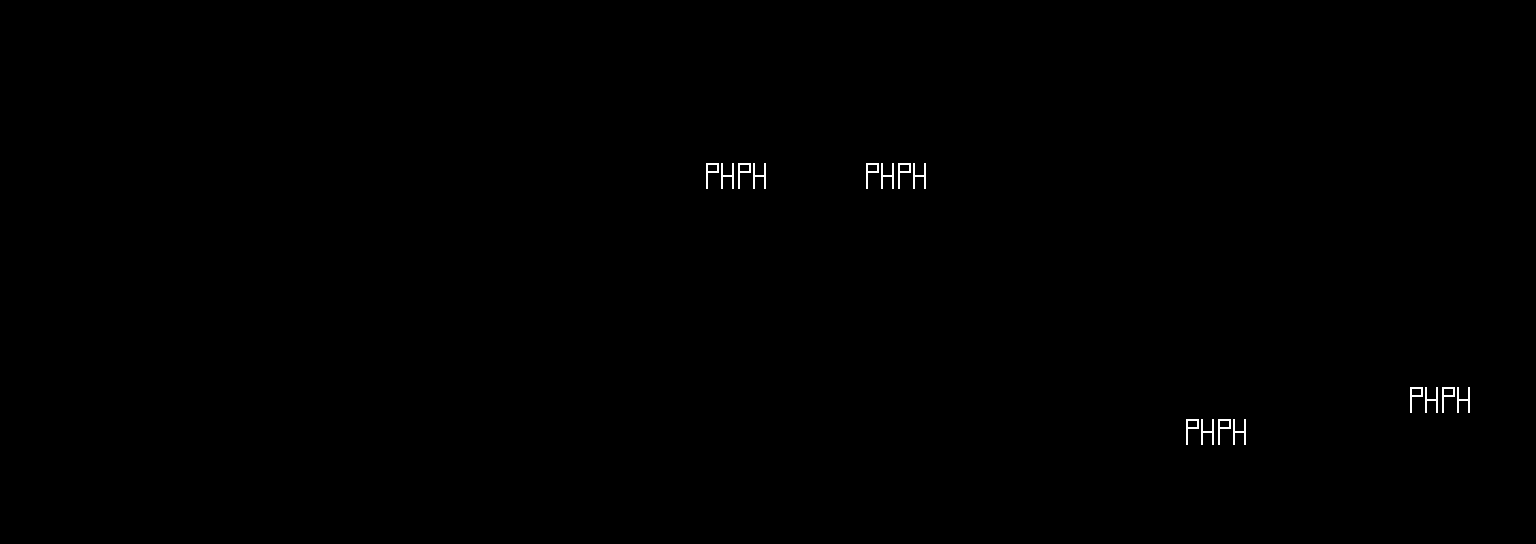

A 2D game scene composited from a Tiled map and its tileset images. What follows is a short description and the map's XML, with each tile layer's data collapsed to a summary:
An orthogonal 48x17 tile map with 32x32 px tiles, 1 tile layer (Tile Layer 1) and 31 objects.

<map version="1.2" tiledversion="1.3.2" orientation="orthogonal" renderorder="right-down" compressionlevel="0" width="48" height="17" tilewidth="32" tileheight="32" infinite="0" nextlayerid="7" nextobjectid="91">
 <tileset firstgid="1" name="visitorplaceholder" tilewidth="32" tileheight="32" tilecount="1" columns="1">
  <image source="visitorplaceholder.png" width="32" height="32" />
 </tileset>
 <layer id="1" name="Tile Layer 1" width="48" height="17">
  <data>[816 cells, 8 non-empty, 1 distinct tile ids]</data>
 </layer>
 <objectgroup id="6" name="anchor">
  <object id="90" x="160" y="384" />
 </objectgroup>
 <objectgroup id="3" name="collision">
  <object id="1" x="0" y="0" width="32" height="544" />
  <object id="2" x="32" y="512" width="1504" height="32" />
  <object id="3" x="1504" y="1.18366" width="32" height="510.816" />
  <object id="4" x="0" y="0" width="1504" height="32" />
  <object id="53" x="640" y="448" width="32" height="64" />
  <object id="54" x="640" y="256" width="32" height="96" />
  <object id="55" x="640" y="224" width="353" height="32" />
  <object id="56" x="800" y="159.333" width="32" height="32.6667" />
  <object id="59" x="960" y="256" width="33" height="96" />
  <object id="60" x="960" y="448.667" width="32" height="63.3333" />
  <object id="61" x="672" y="448" width="288" height="32" />
  <object id="67" x="1120" y="480" width="32" height="32" />
  <object id="68" x="1280" y="480" width="32" height="32" />
  <object id="69" x="1120" y="448" width="192" height="32" />
  <object id="72" x="1056" y="224" width="96" height="32" />
  <object id="74" x="1184" y="224" width="96" height="32" />
  <object id="75" x="1312" y="224" width="96" height="32" />
  <object id="76" x="1088" y="32" width="32" height="33.3333" />
  <object id="77" x="1216" y="32" width="32" height="30.6667" />
  <object id="78" x="1344" y="32" width="32" height="32" />
  <object id="81" x="960" y="32">
   <polygon points="0,0 32,32 32,0" />
  </object>
  <object id="82" x="992" y="32" width="32" height="32" />
  <object id="83" x="672" y="192" width="288" height="32" />
  <object id="85" x="1344" y="288" width="32" height="224" />
  <object id="86" x="1376" y="416" width="128" height="32" />
  <object id="87" x="1376" y="448" width="32" height="64" />
 </objectgroup>
 <objectgroup id="4" name="goal">
  <object id="57" x="704" y="160" width="64" height="32" />
  <object id="58" x="864" y="160" width="64" height="32" />
  <object id="70" x="1184" y="416" width="64" height="32" />
  <object id="88" x="1408" y="384" width="64" height="32" />
 </objectgroup>
</map>
